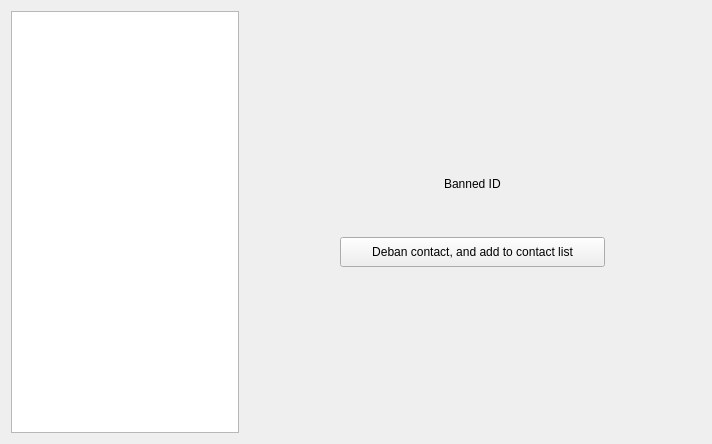
<?xml version="1.0" encoding="UTF-8"?>
<ui version="4.0">
 <class>BannedContactsWidget</class>
 <widget class="QWidget" name="BannedContactsWidget">
  <property name="geometry">
   <rect>
    <x>0</x>
    <y>0</y>
    <width>712</width>
    <height>444</height>
   </rect>
  </property>
  <property name="windowTitle">
   <string>Form</string>
  </property>
  <layout class="QHBoxLayout" name="horizontalLayout" stretch="1,2">
   <item>
    <widget class="QTreeView" name="bannedList">
     <property name="indentation">
      <number>0</number>
     </property>
     <attribute name="headerVisible">
      <bool>false</bool>
     </attribute>
    </widget>
   </item>
   <item>
    <widget class="QStackedWidget" name="debanStack">
     <property name="currentIndex">
      <number>1</number>
     </property>
     <widget class="QWidget" name="cleanPage"/>
     <widget class="QWidget" name="debanPage">
      <layout class="QVBoxLayout" name="verticalLayout" stretch="1,0,0,0,1">
       <item>
        <spacer name="verticalSpacer">
         <property name="orientation">
          <enum>Qt::Vertical</enum>
         </property>
         <property name="sizeHint" stdset="0">
          <size>
           <width>20</width>
           <height>40</height>
          </size>
         </property>
        </spacer>
       </item>
       <item alignment="Qt::AlignHCenter|Qt::AlignVCenter">
        <widget class="QLabel" name="bannedIdLabel">
         <property name="text">
          <string>Banned ID</string>
         </property>
        </widget>
       </item>
       <item>
        <spacer name="verticalSpacer_2">
         <property name="orientation">
          <enum>Qt::Vertical</enum>
         </property>
         <property name="sizeHint" stdset="0">
          <size>
           <width>20</width>
           <height>40</height>
          </size>
         </property>
        </spacer>
       </item>
       <item alignment="Qt::AlignHCenter">
        <widget class="QPushButton" name="debanButton">
         <property name="sizePolicy">
          <sizepolicy hsizetype="MinimumExpanding" vsizetype="MinimumExpanding">
           <horstretch>0</horstretch>
           <verstretch>0</verstretch>
          </sizepolicy>
         </property>
         <property name="minimumSize">
          <size>
           <width>265</width>
           <height>30</height>
          </size>
         </property>
         <property name="text">
          <string>Deban contact, and add to contact list</string>
         </property>
        </widget>
       </item>
       <item>
        <spacer name="verticalSpacer_3">
         <property name="orientation">
          <enum>Qt::Vertical</enum>
         </property>
         <property name="sizeHint" stdset="0">
          <size>
           <width>20</width>
           <height>40</height>
          </size>
         </property>
        </spacer>
       </item>
      </layout>
     </widget>
    </widget>
   </item>
  </layout>
 </widget>
 <resources/>
 <connections/>
</ui>
